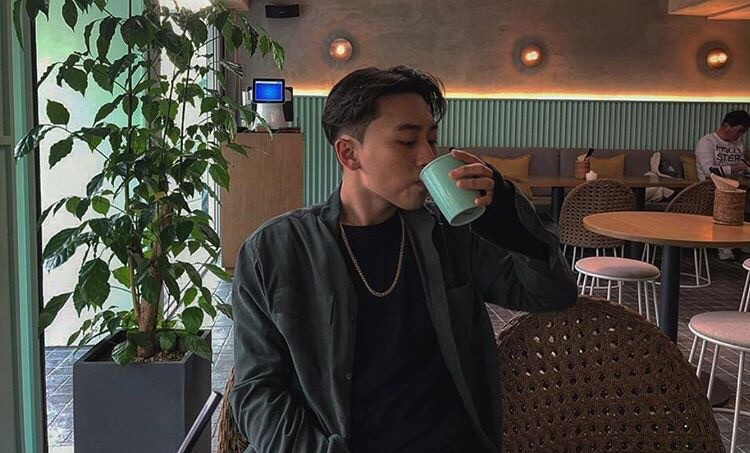
#> input picture Image/Mybin.jpg, 750 x 453 px
$ python 06.Rotate.py
#> lines starting #> are read from the running program, lines starting #| are printed output that depends on the picture
import cv2
src = cv2.imread("Image/Mybin.jpg", cv2.IMREAD_COLOR) # 경로 읽어옴
#> src is the input picture: shape (453, 750, 3); mean B, G, R 64.5, 72.3, 76.8

height, width, channe1 = src.shape # 높이, 너비, 채널 값 저장, 높이와 너비를 이용해 회전 중심점 설정
#> height = 453; width = 750; channe1 = 3
matrix = cv2.getRotationMatrix2D((width/2, height/2), 90, 1) # 높이, 너비, 회전중심점
# matrix = cv2.getRotationMatrix2D(center, angle, scale) 중심점, 각조 비율로 매핑 변환 행렬(matrix)을 생성함
dst = cv2.warpAffine(src, matrix, (width, height))
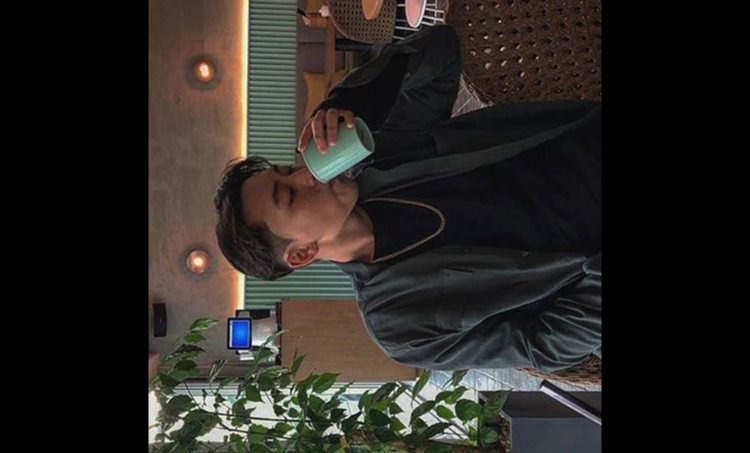
#> dst: shape (453, 750, 3); mean B, G, R 33.7, 37.4, 41
# dst = cv2.warpAffine(src, M, dsize)는 원본 이미지(src)에 M(아핀 맵 행렬)을 적용하고 출력 이미지 크기(dsize)로 변형해서 출력 이미지(dst)
cv2.imshow("src", src)
cv2.imshow("dst", dst)
cv2.waitKey()
cv2.destroyAllWindows()
